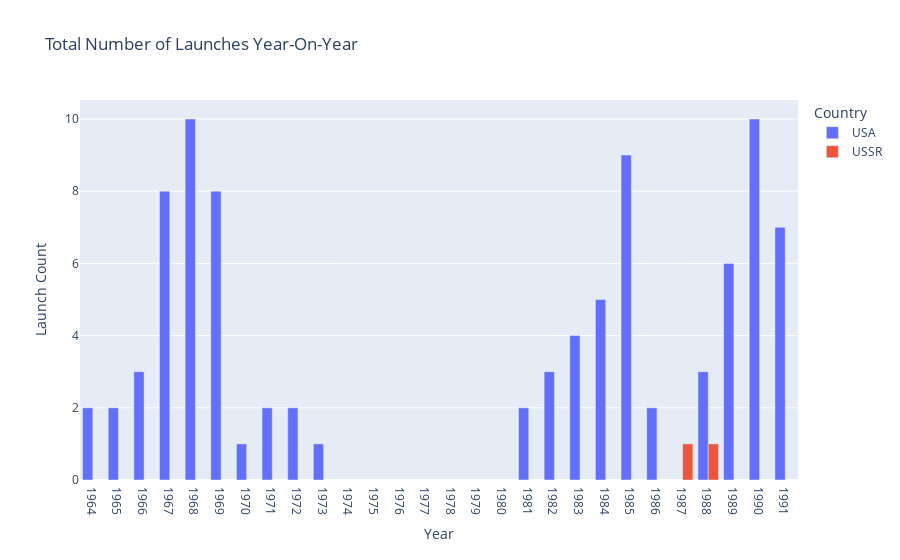

Source (notebook cell):
### Markdown cell above
## Create a Chart that Shows the Total Number of Launches Year-On-Year by the Two Superpowers

### Code cell
fig = px.bar(cold_war_launches_USA_USSR, x="Year", y="Launch Count", color='Country', barmode='group', title='Total Number of Launches Year-On-Year')
fig.update_xaxes(dtick=1)
fig.show()

### Figure 1 — Plotly figure (JSON) as saved in the notebook; plotly's stock layout.template omitted (floating-point values rounded to 4 significant figures)
{"data": [{"alignmentgroup": "True", "hovertemplate": "Country=USA<br>Year=%{x}<br>Launch Count=%{y}<extra></extra>", "legendgroup": "USA", "marker": {"color": "#636efa", "pattern": {"shape": ""}}, "name": "USA", "offsetgroup": "USA", "orientation": "v", "showlegend": true, "textposition": "auto", "type": "bar", "x": [1964, 1965, 1966, 1967, 1968, 1969, 1970, 1971, 1972, 1973, 1981, 1982, 1983, 1984, 1985, 1986, 1988, 1989, 1990, 1991], "xaxis": "x", "y": [2, 2, 3, 8, 10, 8, 1, 2, 2, 1, 2, 3, 4, 5, 9, 2, 3, 6, 10, 7], "yaxis": "y"}, {"alignmentgroup": "True", "hovertemplate": "Country=USSR<br>Year=%{x}<br>Launch Count=%{y}<extra></extra>", "legendgroup": "USSR", "marker": {"color": "#EF553B", "pattern": {"shape": ""}}, "name": "USSR", "offsetgroup": "USSR", "orientation": "v", "showlegend": true, "textposition": "auto", "type": "bar", "x": [1987, 1988], "xaxis": "x", "y": [1, 1], "yaxis": "y"}], "layout": {"barmode": "group", "legend": {"title": {"text": "Country"}, "tracegroupgap": 0}, "title": {"text": "Total Number of Launches Year-On-Year"}, "xaxis": {"anchor": "y", "domain": [0, 1], "dtick": 1, "title": {"text": "Year"}}, "yaxis": {"anchor": "x", "domain": [0, 1], "title": {"text": "Launch Count"}}}}
